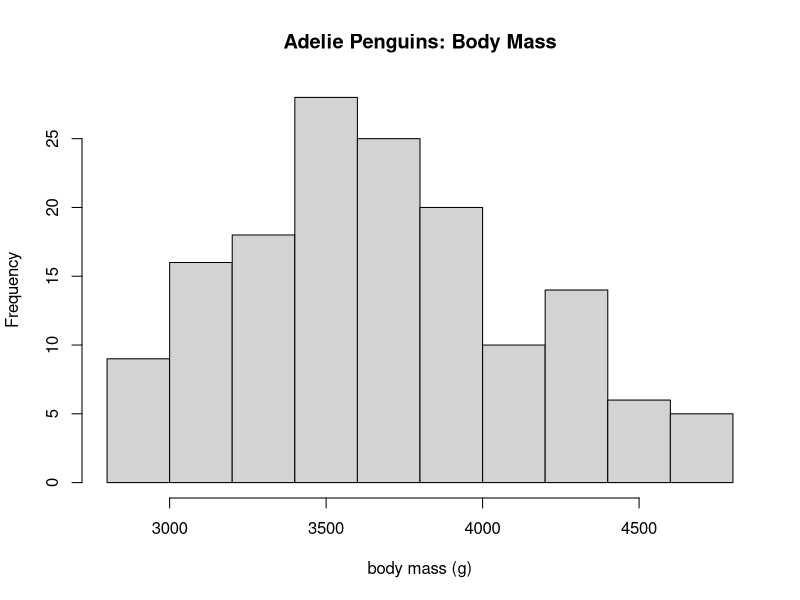
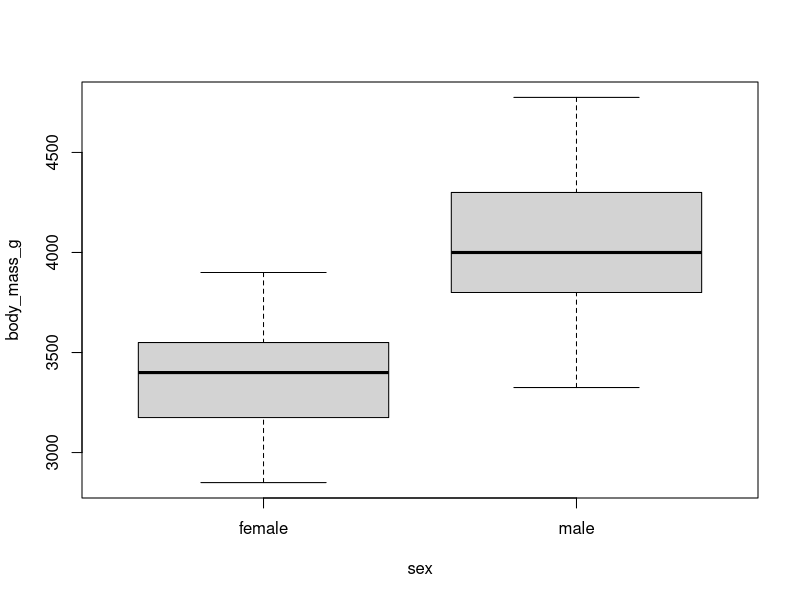

The R script that drew these images, in order:
require(palmerpenguins)
install.packages(penguins)
dat_ade = droplevels(subset(penguins, species == "Adelie"))
hist(dat_ade$body_mass_g, main = "Adelie Penguins: Body Mass", xlab = "body mass (g)")
boxplot(body_mass_g ~ sex, dat_ade)
help(t.test)
dat_ade$sex
dat_mal = droplevels(subset(dat_ade, sex == "male"))
dat_fem = droplevels(subset(dat_ade, sex == "female"))
t.test(dat_fem$body_mass_g, mu = 4000, alternative = "greater")
t.test(dat_mal$body_mass_g, mu = 4000, alternative = "greater")

t.test(dat_fem$body_mass_g, dat_mal$body_mass_g, alternative ="less")
t.test(dat_fem$body_mass_g, dat_mal$body_mass_g, alternative ="greater")
